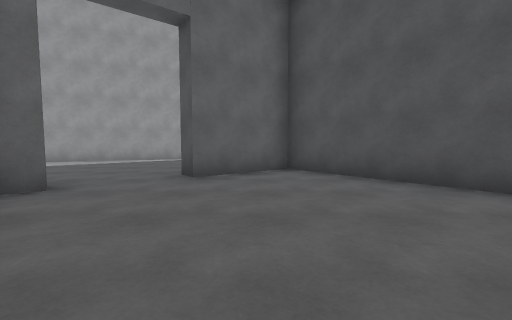
[1] (above)

24 first-person views from a walk through a 3-D level made in the Unity game engine. The camera is 1.2 m above the floor, tilts 4° down and sees 90° across. The floor is counted in squares, 2 m on a side. Each view is taken from the middle of a square. On the plan, view 1 faces up. The plan holds only what a view shows up to about 9 squares ahead; the rest is blank. The place goes on beyond the plan.

[2]
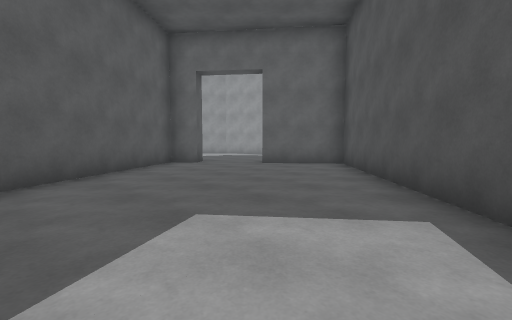

[3]
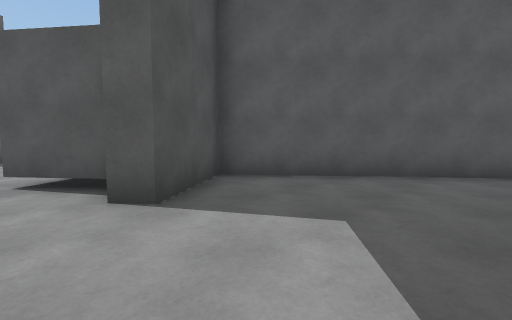

[4]
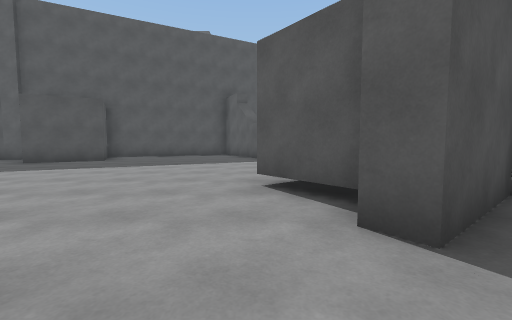

[5]
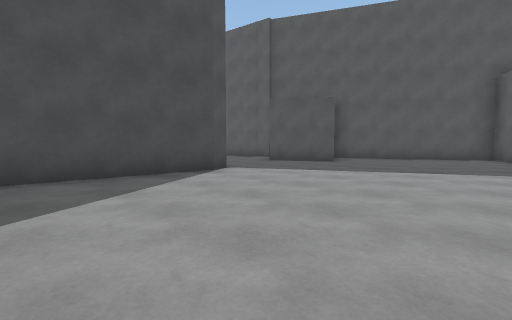

[6]
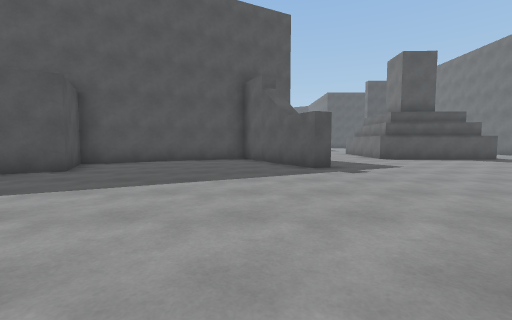

[7]
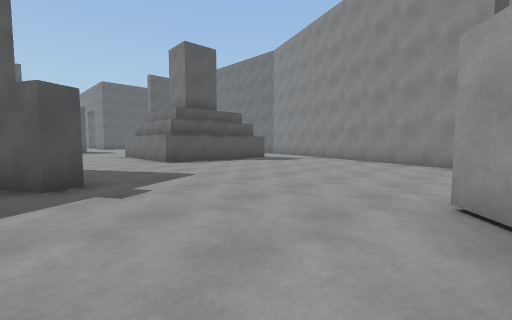

[8]
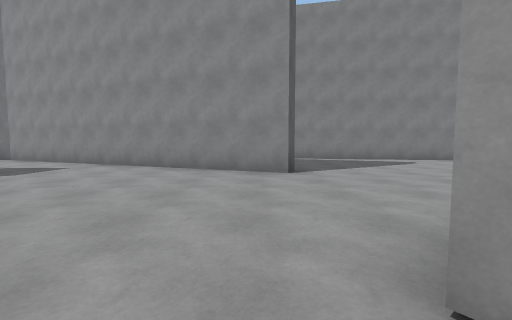

[9]
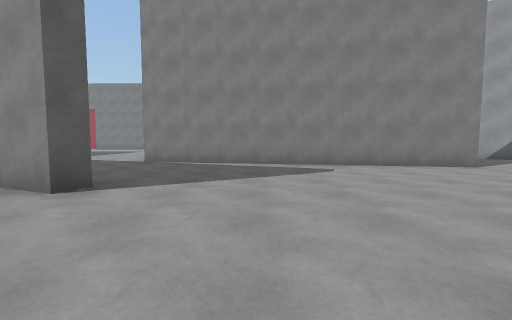

[10]
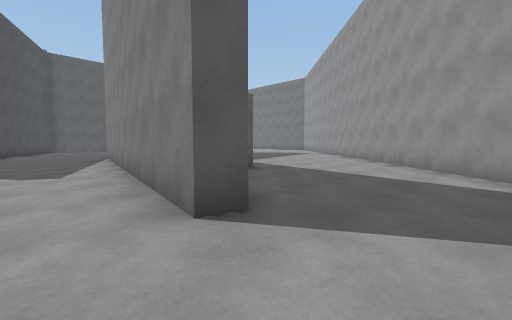

[11]
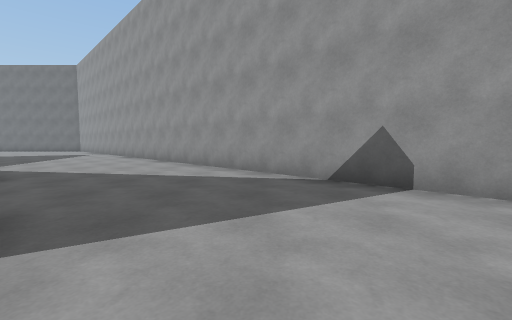

[12]
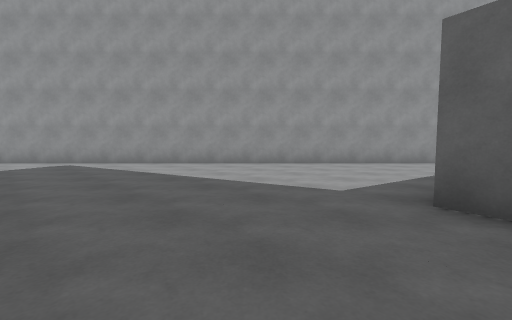

[13]
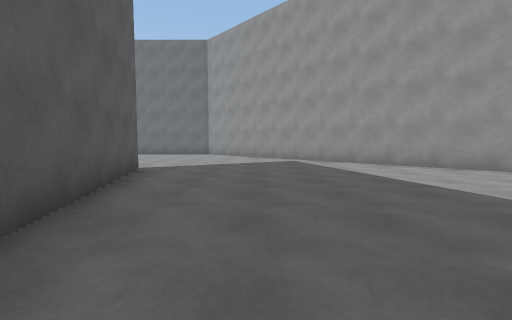

[14]
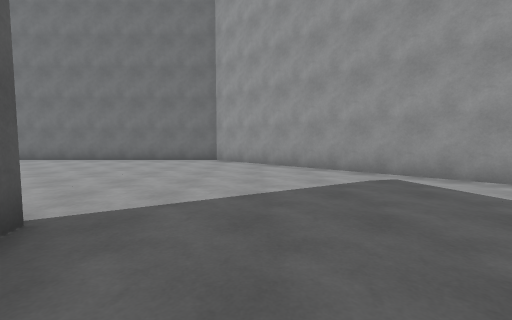

[15]
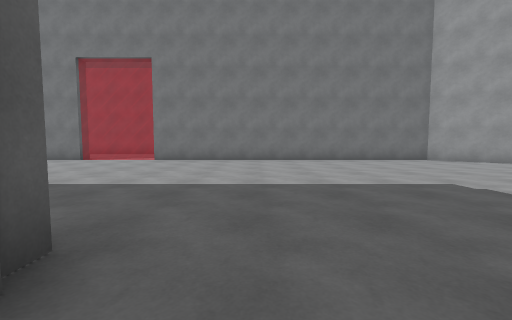

[16]
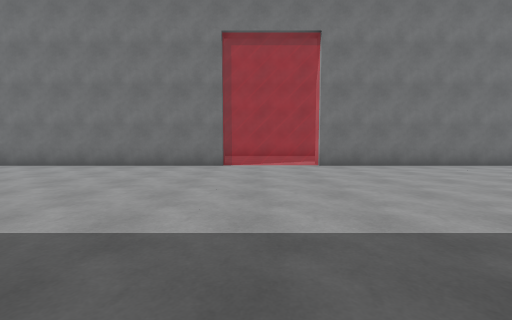

[17]
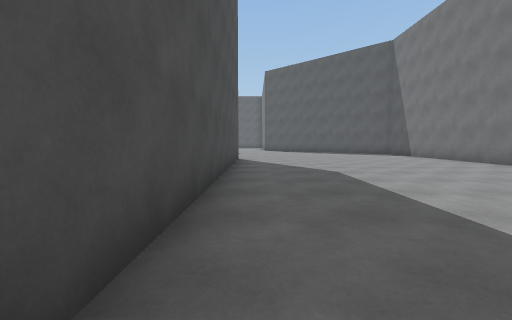

[18]
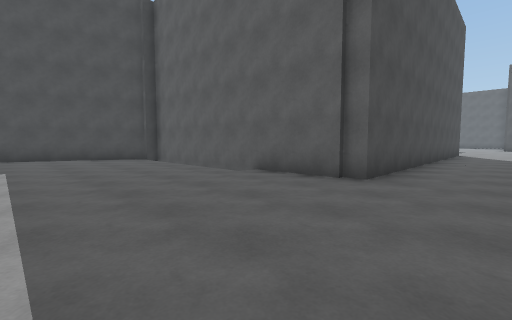

[19]
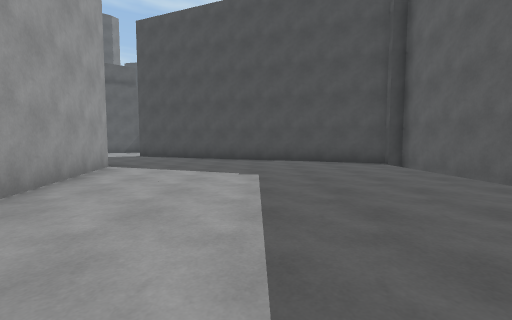

[20]
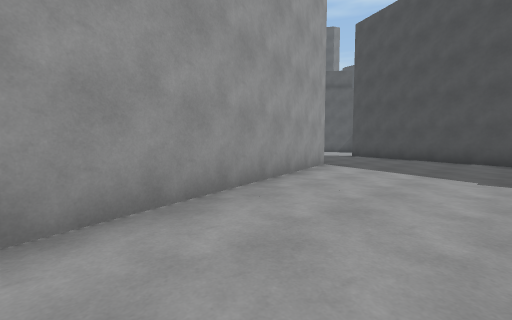

[21]
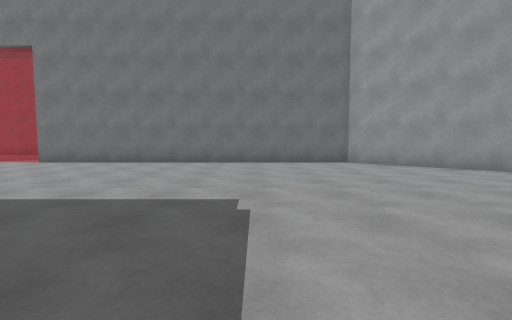

[22]
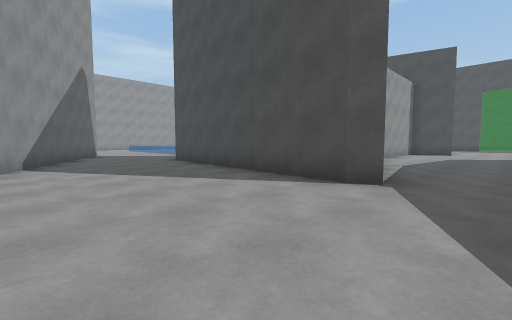

[23]
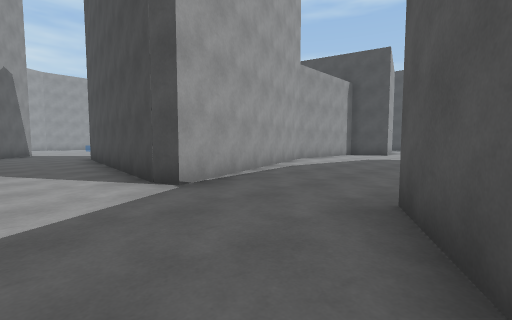

[24]
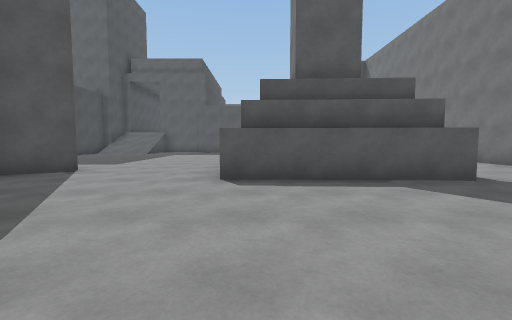

### Floor plan
Points are (right, up) in squares from view 1. A wall is a line through its corners. A room is listed if a view was taken in it or the views show most of it. See-through windows are left out.
Room 1 (views 1, 2, 3, 4)
walls: (4, 1.5) (0.7, 5.7) (-1.1, 4.3); (-2.6, 1.8) (1.1, -2.9) (3, -1.4) (3.3, -1.8)
ways out: opening at (-0.5, 3.5) to room 2; opening at (4, -1.5) to room 2
Room 2 (views 5, 6, 7, 8, 9, 10, 11, 12, 13, 14, 15, 16, 17, 18, 19, 20, 21, 22, 23, 24)
walls: (-3.5, -11.9) (0.6, -12.1) (0.5, -14.2); (-3.2, -12.3) (0.3, -12.4); (-3.4, -5.2) (-2.9, -5.4) (-6.5, -14.2) (-6.5, -15.5); (-6.9, -13.7) (-4.1, -7); (1.7, -5) (1.1, -5.4); (3.2, -9.1) (3.7, -8.8) (5.4, -12.2) (9.8, -10) (8.9, -8.2) (10.7, -7.3); (-8.9, -2.3) (-9.6, -2.1); (3.9, -13.6) (3.7, -13.1) (4.7, -12.6); (3, -2.4) (4, -3.6); (-14.8, -7.7) (-10.5, -6.6); (-6.6, 2.4) (-6.1, 2.3) (-7.8, -6.4) (-14.1, -8); (-2.9, 3.5) (-2.6, 3.1) (-3.2, 2.6) (-2.6, 1.8); (-1.1, 4.3) (-1.4, 4.8); (6.6, 1.7) (6, 0.6); (11.8, -8.7) (12.5, -8.6); (-7.6, 6.6) (-21.5, -7.3) (-21.5, -16.4); (-2.6, 9) (-6.3, 7.6); (-14.4, -24.1) (-14.4, -14) (-7, -14); (-21.5, -18.8) (-21.5, -24.5); (15.4, -2.7) (9.7, -4.8) (9.6, -4.3) (10.2, 1.9)
ways out: opening at (-0.5, 3.5) to room 1; opening at (4, -1.5) to room 1; opening at (8, 2)

Where each view was taken, in squares from view 1:
view 1: 0 up, 0 right, facing up
view 2: 1 down, 4 right, facing up-left
view 3: 1 up, 4 right, facing down-left
view 4: 0 up, 4 right, facing down
view 5: 1 down, 5 right, facing down-right
view 6: 3 down, 5 right, facing down
view 7: 5 down, 4 right, facing down-left
view 8: 6 down, 2 right, facing left
view 9: 3 down, 0 right, facing left
view 10: 4 up, 5 left, facing down-left
view 11: 4 up, 5 left, facing left
view 12: 5 down, 9 left, facing up-left
view 13: 5 down, 9 left, facing left
view 14: 6 down, 13 left, facing left
view 15: 13 down, 13 left, facing left
view 16: 18 down, 15 left, facing left
view 17: 15 down, 15 left, facing down
view 18: 10 down, 16 left, facing down-right
view 19: 10 down, 14 left, facing right
view 20: 10 down, 14 left, facing up-right
view 21: 10 down, 14 left, facing left
view 22: 6 down, 6 right, facing up-right
view 23: 8 down, 8 right, facing up-right
view 24: 8 down, 0 right, facing down
